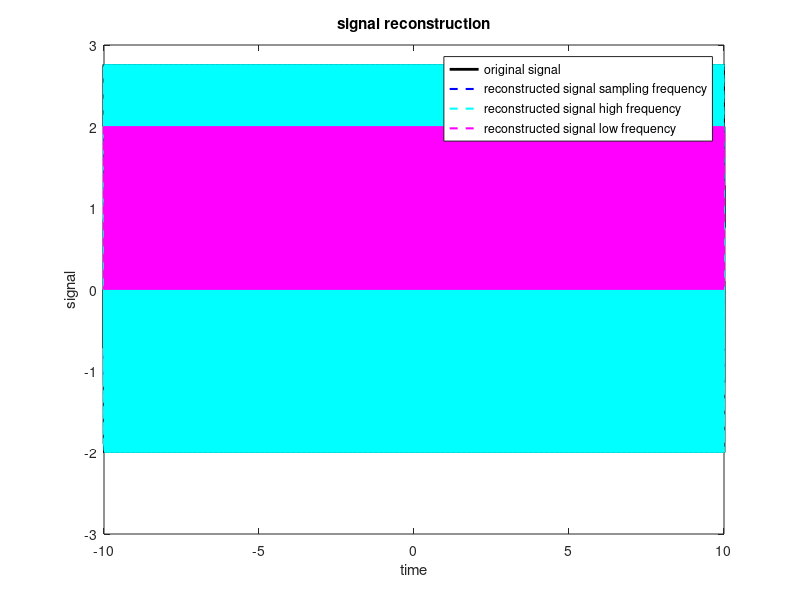

Write the MATLAB code that produced this figure.
% define the time range and sampling frequency
fs = 500;
fsHigh = 1000;
fsLow = 100;

Ts = 1/fs;
TsHigh = 1/fsHigh;
TsLow = 1/fsLow;

t = -10:0.001:10;

% generate the sampled signal
x = cos(100*pi*t) + cos(200*pi*t) + sin(500*pi*t);

% define the reconstructed time range
t_reconstructed=-10:Ts:10;
t_reconstructedHigh=-10:TsHigh:10;
t_reconstructedLow=-10:TsLow:10;

% perform linear interpolation to reconstruct the signal
x_reconstructed = interp1(t, x, t_reconstructed, 'linear');
x_reconstructedHigh = interp1(t, x, t_reconstructedHigh, 'linear');
x_reconstructedLow = interp1(t, x, t_reconstructedLow, 'linear');

% plot the original and reconstructed signals
figure;
plot(t, x, 'k', 'LineWidth', 2);
hold on;
plot(t_reconstructed, x_reconstructed, 'b--', 'LineWidth', 1.5);
plot(t_reconstructedHigh, x_reconstructedHigh, 'c--', 'LineWidth', 1.5);
plot(t_reconstructedLow, x_reconstructedLow, 'm--', 'LineWidth', 1.5);
xlabel('time');
ylabel('signal');
legend('original signal', 'reconstructed signal sampling frequency', ...
    'reconstructed signal high frequency','reconstructed signal low frequency');
title('signal reconstruction');